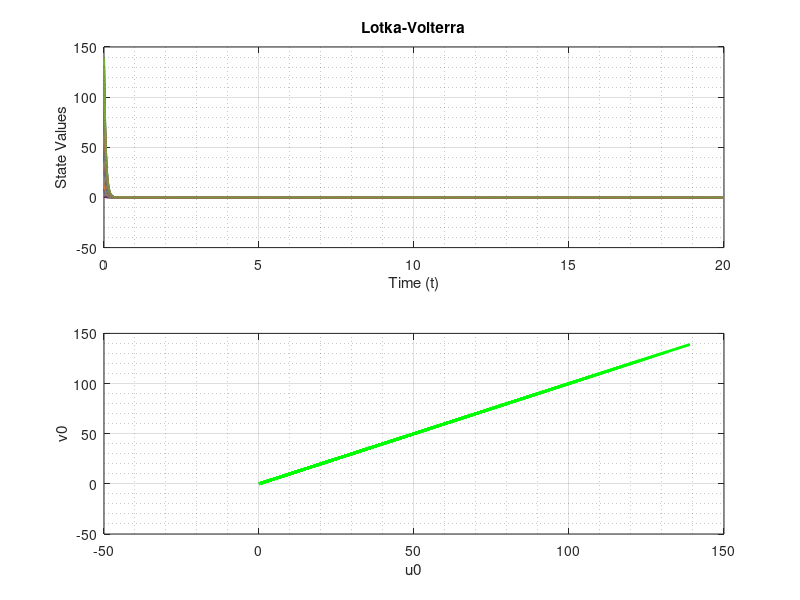

This figure's MATLAB source:
%% Lotka_Volterra

close all; clear; clc

% Discretize time: 
N = 1e4;
t_0 = 0;
t_end = 20;
t = linspace(t_0,t_end,N);

u0 = linspace(1,139,20);
v0 = linspace(1,139,20);

u = 1;
v = 2;




% Parameters
a = .5;
b = 9;
y = 10;
s = 20;




% Right hand side:

dudt = @(t,u)(a*u-b*u*v);
dvdt = @(t,v)(-y*v+s*u*v);

% Numerically solve the IVP
[t,u] = ode45(dudt, t, u0);
[t,v] = ode45(dudt, t, v0);

% Define Equilibrium:
% u_star = us + 2*sin(t);

%Plot
figure;
subplot(2,1,1);
plot(t, u, 'LineWidth', 1.5); hold on;
plot(t, v, 'LineWidth', 1.5);
title('Lotka-Volterra');
xlabel('Time (t)');
ylabel('State Values');
grid on;
grid minor;
    
   
subplot(2,1,2);
plot(u, v, 'g-', 'LineWidth', 2); hold on;
xlabel('u0');
ylabel('v0');
grid on;
grid minor;
